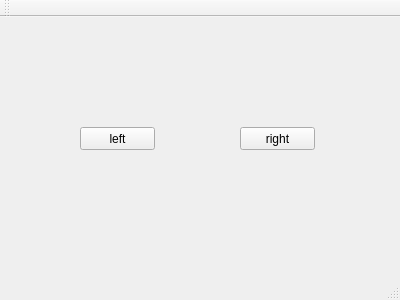
<?xml version="1.0" encoding="UTF-8"?>
<ui version="4.0">
 <class>MainWindow</class>
 <widget class="QMainWindow" name="MainWindow">
  <property name="geometry">
   <rect>
    <x>0</x>
    <y>0</y>
    <width>400</width>
    <height>300</height>
   </rect>
  </property>
  <property name="windowTitle">
   <string>MainWindow</string>
  </property>
  <widget class="QWidget" name="centralWidget">
   <widget class="QPushButton" name="pushButton">
    <property name="geometry">
     <rect>
      <x>80</x>
      <y>110</y>
      <width>75</width>
      <height>23</height>
     </rect>
    </property>
    <property name="text">
     <string>left</string>
    </property>
   </widget>
   <widget class="QPushButton" name="pushButton_2">
    <property name="geometry">
     <rect>
      <x>240</x>
      <y>110</y>
      <width>75</width>
      <height>23</height>
     </rect>
    </property>
    <property name="text">
     <string>right</string>
    </property>
   </widget>
  </widget>
  <widget class="QMenuBar" name="menuBar">
   <property name="geometry">
    <rect>
     <x>0</x>
     <y>0</y>
     <width>400</width>
     <height>18</height>
    </rect>
   </property>
  </widget>
  <widget class="QToolBar" name="mainToolBar">
   <attribute name="toolBarArea">
    <enum>TopToolBarArea</enum>
   </attribute>
   <attribute name="toolBarBreak">
    <bool>false</bool>
   </attribute>
  </widget>
  <widget class="QStatusBar" name="statusBar"/>
 </widget>
 <layoutdefault spacing="6" margin="11"/>
 <resources/>
 <connections/>
</ui>
